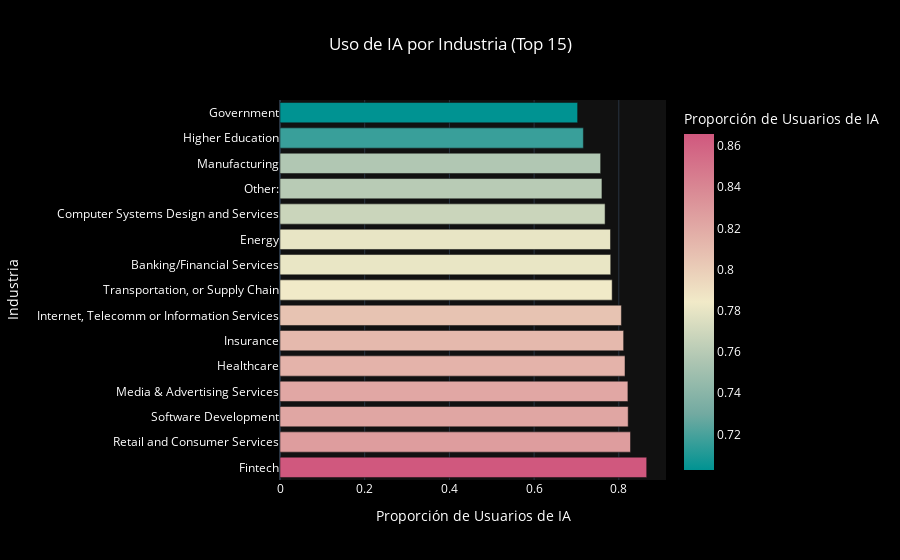

The notebook cell saved with this chart:
### Code cell
import plotly.express as px

industry_ai = (
    df_ai_clean_filtered.groupby("Industry")["AI_Usage"]
    .mean()
    .sort_values(ascending=False)
    .reset_index()
    .head(15)
)

fig4_b = px.bar(
    industry_ai,
    x="AI_Usage",
    y="Industry",
    orientation="h",
    color="AI_Usage",
    color_continuous_scale="Tealrose",
    labels={
        "AI_Usage": "Proporción de Usuarios de IA",
        "Industry": "Industria"
    },
    title="Uso de IA por Industria (Top 15)"
)

fig4_b.update_layout(
    template="plotly_dark",
    font=dict(color="white"),
    title_x=0.5,
    plot_bgcolor="rgba(17,17,17,1)",
    paper_bgcolor="rgba(0,0,0,1)"
)

fig4_b.show()
fig4_b.write_html("docs/assets/charts/chart_4_b.html", include_plotlyjs="cdn")

### Figure 1 — Plotly figure (JSON) as saved in the notebook; plotly's stock layout.template omitted (floating-point values rounded to 4 significant figures)
{"data": [{"hovertemplate": "Proporción de Usuarios de IA=%{marker.color}<br>Industria=%{y}<extra></extra>", "legendgroup": "", "marker": {"color": [0.8658, 0.8276, 0.8221, 0.8215, 0.8146, 0.8114, 0.8061, 0.7843, 0.7809, 0.7803, 0.7676, 0.7602, 0.7571, 0.7164, 0.7027], "coloraxis": "coloraxis", "pattern": {"shape": ""}}, "name": "", "orientation": "h", "showlegend": false, "textposition": "auto", "type": "bar", "x": [0.8658, 0.8276, 0.8221, 0.8215, 0.8146, 0.8114, 0.8061, 0.7843, 0.7809, 0.7803, 0.7676, 0.7602, 0.7571, 0.7164, 0.7027], "xaxis": "x", "y": ["Fintech", "Retail and Consumer Services", "Software Development", "Media & Advertising Services", "Healthcare", "Insurance", "Internet, Telecomm or Information Services", "Transportation, or Supply Chain", "Banking/Financial Services", "Energy", "Computer Systems Design and Services", "Other:", "Manufacturing", "Higher Education", "Government"], "yaxis": "y"}], "layout": {"barmode": "relative", "coloraxis": {"colorbar": {"title": {"text": "Proporción de Usuarios de IA"}}, "colorscale": [[0, "rgb(0, 147, 146)"], [0.1667, "rgb(114, 170, 161)"], [0.3333, "rgb(177, 199, 179)"], [0.5, "rgb(241, 234, 200)"], [0.6667, "rgb(229, 185, 173)"], [0.8333, "rgb(217, 137, 148)"], [1, "rgb(208, 88, 126)"]]}, "font": {"color": "white"}, "legend": {"tracegroupgap": 0}, "paper_bgcolor": "rgba(0,0,0,1)", "plot_bgcolor": "rgba(17,17,17,1)", "title": {"text": "Uso de IA por Industria (Top 15)", "x": 0.5}, "xaxis": {"anchor": "y", "domain": [0, 1], "title": {"text": "Proporción de Usuarios de IA"}}, "yaxis": {"anchor": "x", "domain": [0, 1], "title": {"text": "Industria"}}}}
